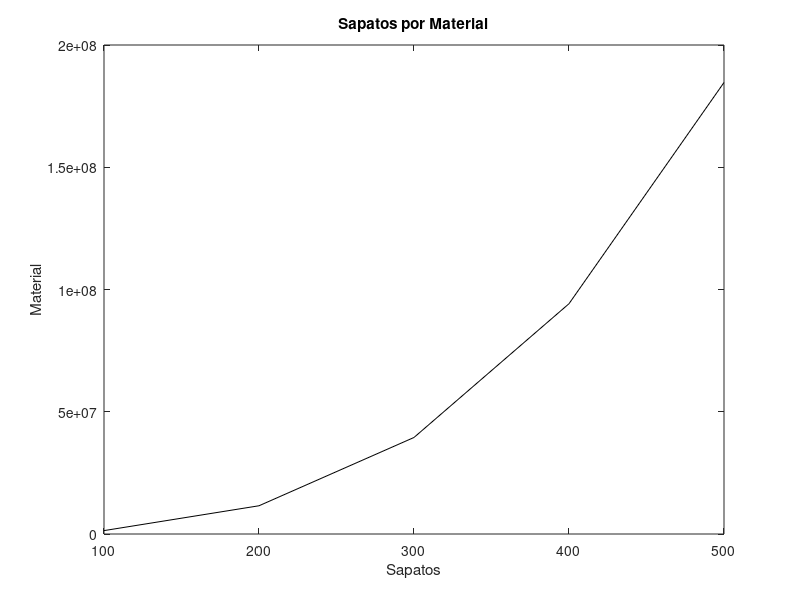

Here is the MATLAB script that generated this plot: (Note: this script raises an error after producing the figure.)
%Extra (a)
s = [1 2 3 4 5];

n = s*100;

m(n) = -0.5.*(n.^3)+0.7.*(n.^2)+2.*n+2.*((n-2).^3)-0.1.*((n-3).^2)+2

figure;
plot(n, m([100 200 300 400 500]),'black');
title('Sapatos por Material');
xlabel('Sapatos');
ylabel('Material');

%Extra (b)
coefb = (m([300]) - m([200]))/100;

retab = coef*n([2 3]) - 44316000;

hold on;
plot(n([2 3]), retab,'r');

%Extra (c)
coefc = (coefb*250 - 44316000)/250;
retac = coefc*n;

hold on;
plot(n, retac, 'b');